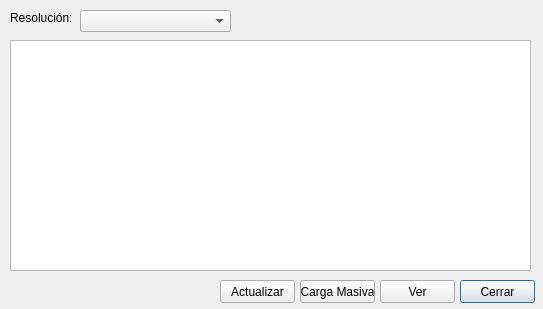
<?xml version="1.0" encoding="UTF-8"?>
<ui version="4.0">
 <class>frm_valores_dedsparte</class>
 <widget class="QDialog" name="frm_valores_dedsparte">
  <property name="geometry">
   <rect>
    <x>0</x>
    <y>0</y>
    <width>543</width>
    <height>309</height>
   </rect>
  </property>
  <property name="windowTitle">
   <string>Parámetros - Deducción segunda parte</string>
  </property>
  <widget class="QLabel" name="lbl_0">
   <property name="geometry">
    <rect>
     <x>10</x>
     <y>10</y>
     <width>61</width>
     <height>16</height>
    </rect>
   </property>
   <property name="text">
    <string>Resolución:</string>
   </property>
  </widget>
  <widget class="QComboBox" name="comboBox">
   <property name="geometry">
    <rect>
     <x>80</x>
     <y>10</y>
     <width>151</width>
     <height>22</height>
    </rect>
   </property>
  </widget>
  <widget class="QTableWidget" name="tableWidget">
   <property name="geometry">
    <rect>
     <x>10</x>
     <y>40</y>
     <width>521</width>
     <height>231</height>
    </rect>
   </property>
  </widget>
  <widget class="QPushButton" name="btn_cerrar">
   <property name="geometry">
    <rect>
     <x>460</x>
     <y>280</y>
     <width>75</width>
     <height>23</height>
    </rect>
   </property>
   <property name="text">
    <string>Cerrar</string>
   </property>
  </widget>
  <widget class="QPushButton" name="btn_ver">
   <property name="geometry">
    <rect>
     <x>380</x>
     <y>280</y>
     <width>75</width>
     <height>23</height>
    </rect>
   </property>
   <property name="text">
    <string>Ver</string>
   </property>
  </widget>
  <widget class="QPushButton" name="btn_carga">
   <property name="geometry">
    <rect>
     <x>300</x>
     <y>280</y>
     <width>75</width>
     <height>23</height>
    </rect>
   </property>
   <property name="text">
    <string>Carga Masiva</string>
   </property>
  </widget>
  <widget class="QPushButton" name="btn_actualizar">
   <property name="geometry">
    <rect>
     <x>220</x>
     <y>280</y>
     <width>75</width>
     <height>23</height>
    </rect>
   </property>
   <property name="text">
    <string>Actualizar</string>
   </property>
  </widget>
 </widget>
 <resources/>
 <connections/>
</ui>
